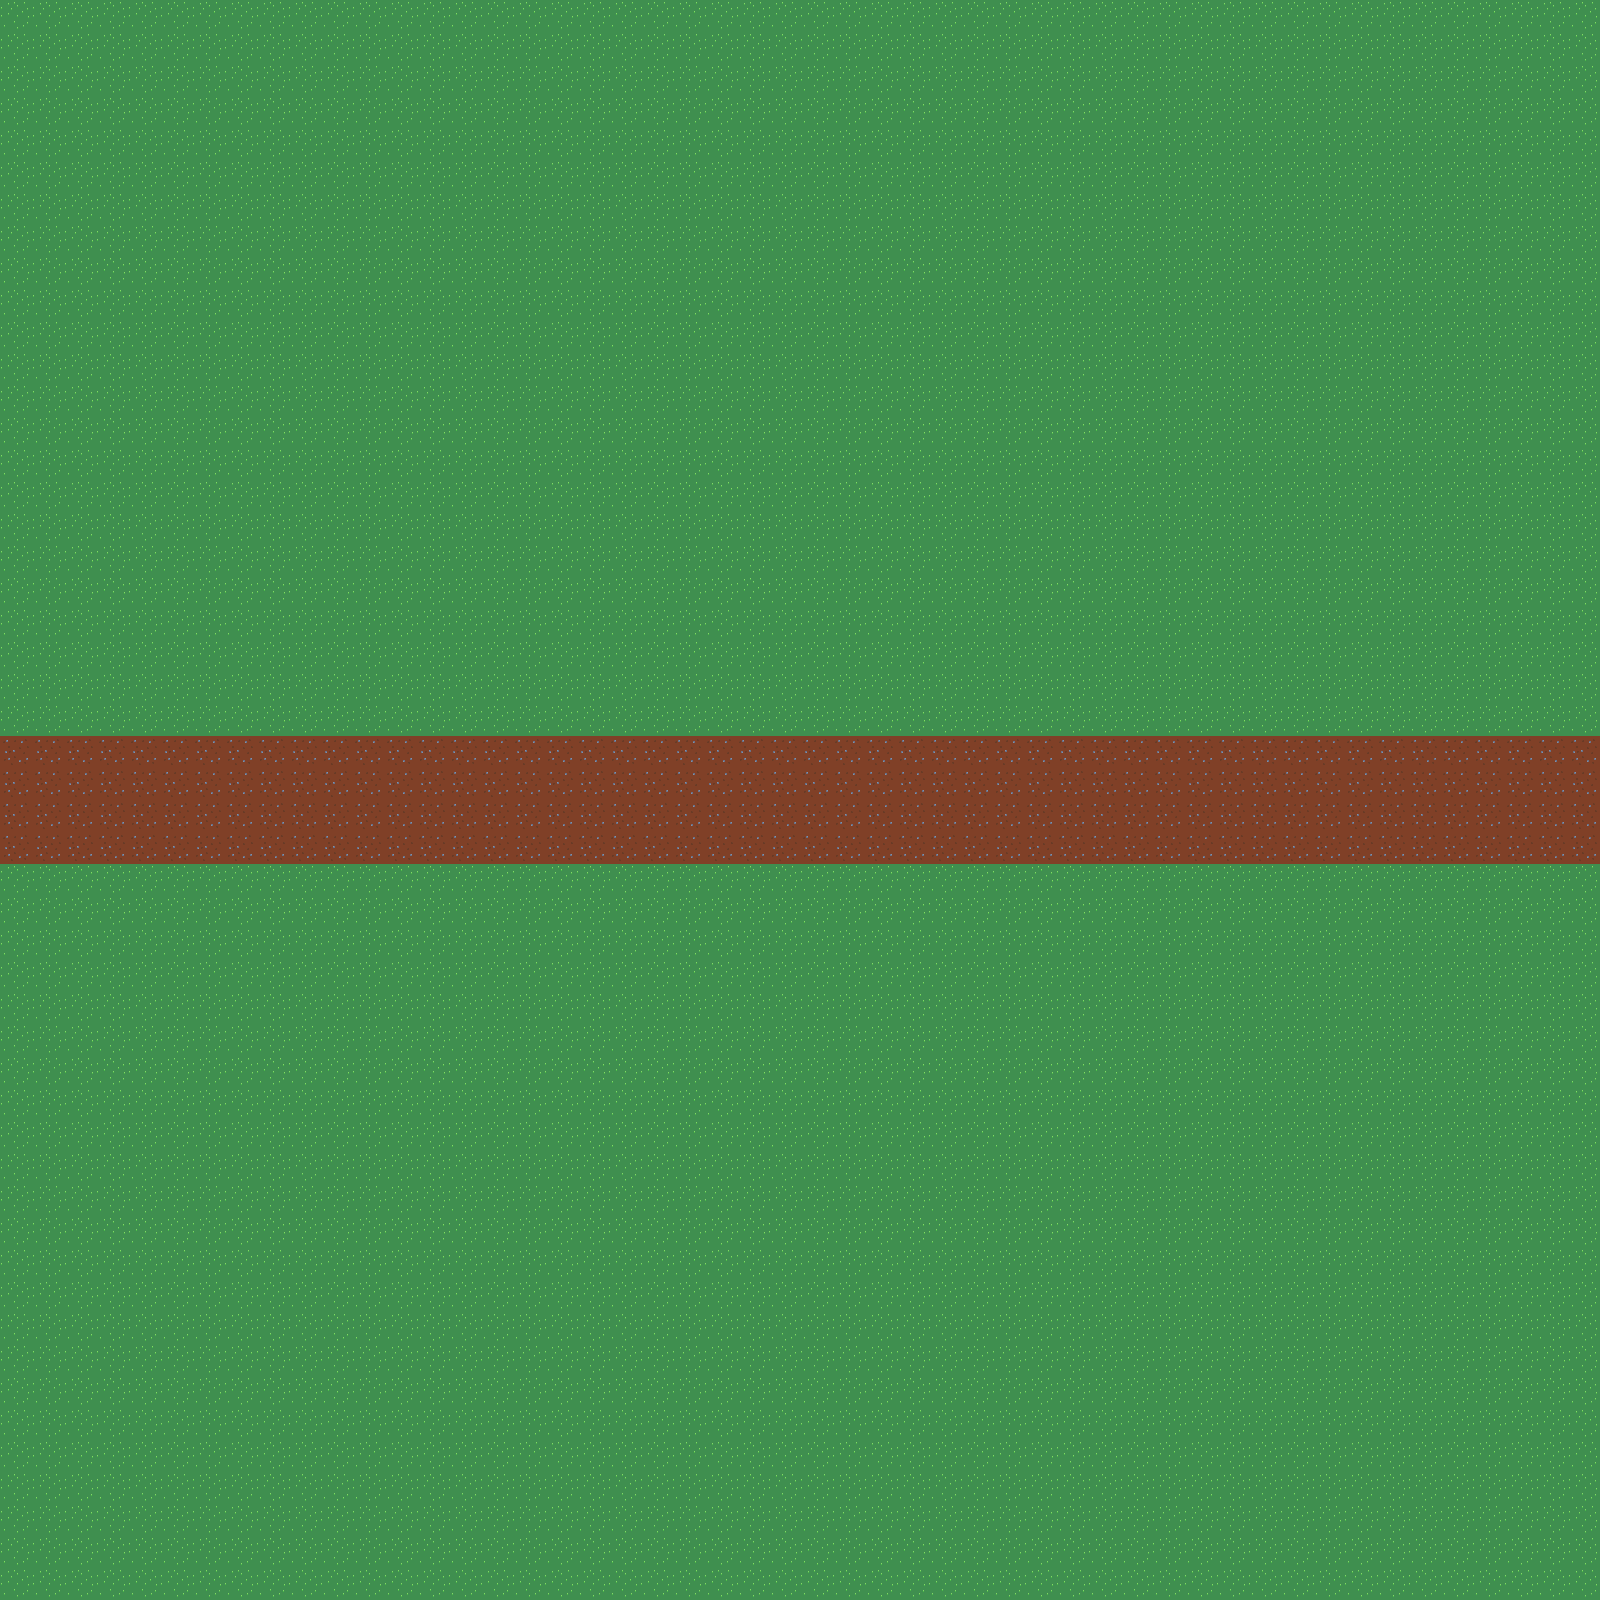

Tiled map render using the project's own tile images. Description and the whole map definition, tile-layer contents included, below:
An orthogonal 50x50 tile map with 32x32 px tiles, 1 tile layer (Tile Layer 1).

<map version="1.10" tiledversion="1.11.0" orientation="orthogonal" renderorder="right-down" width="50" height="50" tilewidth="32" tileheight="32" infinite="0" nextlayerid="2" nextobjectid="1">
 <editorsettings>
  <export target="../farm.tilemap" format="defold" />
 </editorsettings>
 <tileset firstgid="1" name="ground" tilewidth="32" tileheight="32" tilecount="3" columns="0">
  <grid orientation="orthogonal" width="1" height="1" />
  <tile id="0">
   <image source="../../assets/sprites/ground/dirt.png" width="32" height="32" />
  </tile>
  <tile id="1">
   <image source="../../assets/sprites/ground/grass.png" width="32" height="32" />
  </tile>
  <tile id="2">
   <image source="../../assets/sprites/ground/tilled_dirt.png" width="32" height="32" />
  </tile>
 </tileset>
 <layer id="1" name="Tile Layer 1" width="50" height="50">
  <data encoding="csv">
2,2,2,2,2,2,2,2,2,2,2,2,2,2,2,2,2,2,2,2,2,2,2,2,2,2,2,2,2,2,2,2,2,2,2,2,2,2,2,2,2,2,2,2,2,2,2,2,2,2,
2,2,2,2,2,2,2,2,2,2,2,2,2,2,2,2,2,2,2,2,2,2,2,2,2,2,2,2,2,2,2,2,2,2,2,2,2,2,2,2,2,2,2,2,2,2,2,2,2,2,
2,2,2,2,2,2,2,2,2,2,2,2,2,2,2,2,2,2,2,2,2,2,2,2,2,2,2,2,2,2,2,2,2,2,2,2,2,2,2,2,2,2,2,2,2,2,2,2,2,2,
2,2,2,2,2,2,2,2,2,2,2,2,2,2,2,2,2,2,2,2,2,2,2,2,2,2,2,2,2,2,2,2,2,2,2,2,2,2,2,2,2,2,2,2,2,2,2,2,2,2,
2,2,2,2,2,2,2,2,2,2,2,2,2,2,2,2,2,2,2,2,2,2,2,2,2,2,2,2,2,2,2,2,2,2,2,2,2,2,2,2,2,2,2,2,2,2,2,2,2,2,
2,2,2,2,2,2,2,2,2,2,2,2,2,2,2,2,2,2,2,2,2,2,2,2,2,2,2,2,2,2,2,2,2,2,2,2,2,2,2,2,2,2,2,2,2,2,2,2,2,2,
2,2,2,2,2,2,2,2,2,2,2,2,2,2,2,2,2,2,2,2,2,2,2,2,2,2,2,2,2,2,2,2,2,2,2,2,2,2,2,2,2,2,2,2,2,2,2,2,2,2,
2,2,2,2,2,2,2,2,2,2,2,2,2,2,2,2,2,2,2,2,2,2,2,2,2,2,2,2,2,2,2,2,2,2,2,2,2,2,2,2,2,2,2,2,2,2,2,2,2,2,
2,2,2,2,2,2,2,2,2,2,2,2,2,2,2,2,2,2,2,2,2,2,2,2,2,2,2,2,2,2,2,2,2,2,2,2,2,2,2,2,2,2,2,2,2,2,2,2,2,2,
2,2,2,2,2,2,2,2,2,2,2,2,2,2,2,2,2,2,2,2,2,2,2,2,2,2,2,2,2,2,2,2,2,2,2,2,2,2,2,2,2,2,2,2,2,2,2,2,2,2,
2,2,2,2,2,2,2,2,2,2,2,2,2,2,2,2,2,2,2,2,2,2,2,2,2,2,2,2,2,2,2,2,2,2,2,2,2,2,2,2,2,2,2,2,2,2,2,2,2,2,
2,2,2,2,2,2,2,2,2,2,2,2,2,2,2,2,2,2,2,2,2,2,2,2,2,2,2,2,2,2,2,2,2,2,2,2,2,2,2,2,2,2,2,2,2,2,2,2,2,2,
2,2,2,2,2,2,2,2,2,2,2,2,2,2,2,2,2,2,2,2,2,2,2,2,2,2,2,2,2,2,2,2,2,2,2,2,2,2,2,2,2,2,2,2,2,2,2,2,2,2,
2,2,2,2,2,2,2,2,2,2,2,2,2,2,2,2,2,2,2,2,2,2,2,2,2,2,2,2,2,2,2,2,2,2,2,2,2,2,2,2,2,2,2,2,2,2,2,2,2,2,
2,2,2,2,2,2,2,2,2,2,2,2,2,2,2,2,2,2,2,2,2,2,2,2,2,2,2,2,2,2,2,2,2,2,2,2,2,2,2,2,2,2,2,2,2,2,2,2,2,2,
2,2,2,2,2,2,2,2,2,2,2,2,2,2,2,2,2,2,2,2,2,2,2,2,2,2,2,2,2,2,2,2,2,2,2,2,2,2,2,2,2,2,2,2,2,2,2,2,2,2,
2,2,2,2,2,2,2,2,2,2,2,2,2,2,2,2,2,2,2,2,2,2,2,2,2,2,2,2,2,2,2,2,2,2,2,2,2,2,2,2,2,2,2,2,2,2,2,2,2,2,
2,2,2,2,2,2,2,2,2,2,2,2,2,2,2,2,2,2,2,2,2,2,2,2,2,2,2,2,2,2,2,2,2,2,2,2,2,2,2,2,2,2,2,2,2,2,2,2,2,2,
2,2,2,2,2,2,2,2,2,2,2,2,2,2,2,2,2,2,2,2,2,2,2,2,2,2,2,2,2,2,2,2,2,2,2,2,2,2,2,2,2,2,2,2,2,2,2,2,2,2,
2,2,2,2,2,2,2,2,2,2,2,2,2,2,2,2,2,2,2,2,2,2,2,2,2,2,2,2,2,2,2,2,2,2,2,2,2,2,2,2,2,2,2,2,2,2,2,2,2,2,
2,2,2,2,2,2,2,2,2,2,2,2,2,2,2,2,2,2,2,2,2,2,2,2,2,2,2,2,2,2,2,2,2,2,2,2,2,2,2,2,2,2,2,2,2,2,2,2,2,2,
2,2,2,2,2,2,2,2,2,2,2,2,2,2,2,2,2,2,2,2,2,2,2,2,2,2,2,2,2,2,2,2,2,2,2,2,2,2,2,2,2,2,2,2,2,2,2,2,2,2,
2,2,2,2,2,2,2,2,2,2,2,2,2,2,2,2,2,2,2,2,2,2,2,2,2,2,2,2,2,2,2,2,2,2,2,2,2,2,2,2,2,2,2,2,2,2,2,2,2,2,
1,1,1,1,1,1,1,1,1,1,1,1,1,1,1,1,1,1,1,1,1,1,1,1,1,1,1,1,1,1,1,1,1,1,1,1,1,1,1,1,1,1,1,1,1,1,1,1,1,1,
1,1,1,1,1,1,1,1,1,1,1,1,1,1,1,1,1,1,1,1,1,1,1,1,1,1,1,1,1,1,1,1,1,1,1,1,1,1,1,1,1,1,1,1,1,1,1,1,1,1,
1,1,1,1,1,1,1,1,1,1,1,1,1,1,1,1,1,1,1,1,1,1,1,1,1,1,1,1,1,1,1,1,1,1,1,1,1,1,1,1,1,1,1,1,1,1,1,1,1,1,
1,1,1,1,1,1,1,1,1,1,1,1,1,1,1,1,1,1,1,1,1,1,1,1,1,1,1,1,1,1,1,1,1,1,1,1,1,1,1,1,1,1,1,1,1,1,1,1,1,1,
2,2,2,2,2,2,2,2,2,2,2,2,2,2,2,2,2,2,2,2,2,2,2,2,2,2,2,2,2,2,2,2,2,2,2,2,2,2,2,2,2,2,2,2,2,2,2,2,2,2,
2,2,2,2,2,2,2,2,2,2,2,2,2,2,2,2,2,2,2,2,2,2,2,2,2,2,2,2,2,2,2,2,2,2,2,2,2,2,2,2,2,2,2,2,2,2,2,2,2,2,
2,2,2,2,2,2,2,2,2,2,2,2,2,2,2,2,2,2,2,2,2,2,2,2,2,2,2,2,2,2,2,2,2,2,2,2,2,2,2,2,2,2,2,2,2,2,2,2,2,2,
2,2,2,2,2,2,2,2,2,2,2,2,2,2,2,2,2,2,2,2,2,2,2,2,2,2,2,2,2,2,2,2,2,2,2,2,2,2,2,2,2,2,2,2,2,2,2,2,2,2,
2,2,2,2,2,2,2,2,2,2,2,2,2,2,2,2,2,2,2,2,2,2,2,2,2,2,2,2,2,2,2,2,2,2,2,2,2,2,2,2,2,2,2,2,2,2,2,2,2,2,
2,2,2,2,2,2,2,2,2,2,2,2,2,2,2,2,2,2,2,2,2,2,2,2,2,2,2,2,2,2,2,2,2,2,2,2,2,2,2,2,2,2,2,2,2,2,2,2,2,2,
2,2,2,2,2,2,2,2,2,2,2,2,2,2,2,2,2,2,2,2,2,2,2,2,2,2,2,2,2,2,2,2,2,2,2,2,2,2,2,2,2,2,2,2,2,2,2,2,2,2,
2,2,2,2,2,2,2,2,2,2,2,2,2,2,2,2,2,2,2,2,2,2,2,2,2,2,2,2,2,2,2,2,2,2,2,2,2,2,2,2,2,2,2,2,2,2,2,2,2,2,
2,2,2,2,2,2,2,2,2,2,2,2,2,2,2,2,2,2,2,2,2,2,2,2,2,2,2,2,2,2,2,2,2,2,2,2,2,2,2,2,2,2,2,2,2,2,2,2,2,2,
2,2,2,2,2,2,2,2,2,2,2,2,2,2,2,2,2,2,2,2,2,2,2,2,2,2,2,2,2,2,2,2,2,2,2,2,2,2,2,2,2,2,2,2,2,2,2,2,2,2,
2,2,2,2,2,2,2,2,2,2,2,2,2,2,2,2,2,2,2,2,2,2,2,2,2,2,2,2,2,2,2,2,2,2,2,2,2,2,2,2,2,2,2,2,2,2,2,2,2,2,
2,2,2,2,2,2,2,2,2,2,2,2,2,2,2,2,2,2,2,2,2,2,2,2,2,2,2,2,2,2,2,2,2,2,2,2,2,2,2,2,2,2,2,2,2,2,2,2,2,2,
2,2,2,2,2,2,2,2,2,2,2,2,2,2,2,2,2,2,2,2,2,2,2,2,2,2,2,2,2,2,2,2,2,2,2,2,2,2,2,2,2,2,2,2,2,2,2,2,2,2,
2,2,2,2,2,2,2,2,2,2,2,2,2,2,2,2,2,2,2,2,2,2,2,2,2,2,2,2,2,2,2,2,2,2,2,2,2,2,2,2,2,2,2,2,2,2,2,2,2,2,
2,2,2,2,2,2,2,2,2,2,2,2,2,2,2,2,2,2,2,2,2,2,2,2,2,2,2,2,2,2,2,2,2,2,2,2,2,2,2,2,2,2,2,2,2,2,2,2,2,2,
2,2,2,2,2,2,2,2,2,2,2,2,2,2,2,2,2,2,2,2,2,2,2,2,2,2,2,2,2,2,2,2,2,2,2,2,2,2,2,2,2,2,2,2,2,2,2,2,2,2,
2,2,2,2,2,2,2,2,2,2,2,2,2,2,2,2,2,2,2,2,2,2,2,2,2,2,2,2,2,2,2,2,2,2,2,2,2,2,2,2,2,2,2,2,2,2,2,2,2,2,
2,2,2,2,2,2,2,2,2,2,2,2,2,2,2,2,2,2,2,2,2,2,2,2,2,2,2,2,2,2,2,2,2,2,2,2,2,2,2,2,2,2,2,2,2,2,2,2,2,2,
2,2,2,2,2,2,2,2,2,2,2,2,2,2,2,2,2,2,2,2,2,2,2,2,2,2,2,2,2,2,2,2,2,2,2,2,2,2,2,2,2,2,2,2,2,2,2,2,2,2,
2,2,2,2,2,2,2,2,2,2,2,2,2,2,2,2,2,2,2,2,2,2,2,2,2,2,2,2,2,2,2,2,2,2,2,2,2,2,2,2,2,2,2,2,2,2,2,2,2,2,
2,2,2,2,2,2,2,2,2,2,2,2,2,2,2,2,2,2,2,2,2,2,2,2,2,2,2,2,2,2,2,2,2,2,2,2,2,2,2,2,2,2,2,2,2,2,2,2,2,2,
2,2,2,2,2,2,2,2,2,2,2,2,2,2,2,2,2,2,2,2,2,2,2,2,2,2,2,2,2,2,2,2,2,2,2,2,2,2,2,2,2,2,2,2,2,2,2,2,2,2,
2,2,2,2,2,2,2,2,2,2,2,2,2,2,2,2,2,2,2,2,2,2,2,2,2,2,2,2,2,2,2,2,2,2,2,2,2,2,2,2,2,2,2,2,2,2,2,2,2,2
</data>
 </layer>
</map>
